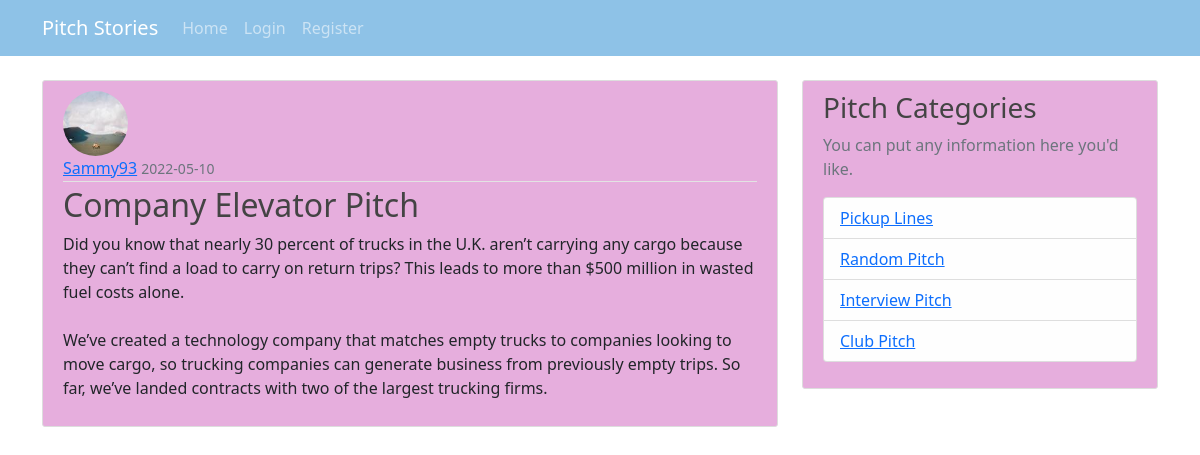
The app's page /post/4 with its own data.
### app/models.py (models this page shows, shortened)
class User(db.Model, UserMixin):
    id = db.Column(db.Integer, primary_key= True)
    username = db.Column(db.String(20), unique= True,nullable= False )
    email = db.Column(db.String(120), unique = True, nullable = False)
    image_file = db.Column(db.String(20),nullable= False, default = 'default.jpg')
    password = db.Column(db.String(60), nullable = False)
    posts = db.relationship('Post', backref= 'author', lazy= True)

class Post(db.Model):
    id = db.Column(db.Integer, primary_key=True)
    title = db.Column(db.String(100), nullable=False)
    date_posted = db.Column(db.DateTime, nullable=False, default=datetime.utcnow)
    content = db.Column(db.Text, nullable=False)
    user_id = db.Column(db.Integer, db.ForeignKey('user.id'), nullable=False)

### app/views.py (the view)
@app.route('/post/<int:post_id>')
def post(post_id):
    post = Post.query.get_or_404(post_id)
    return render_template('post.html', title=post.title, post=post)

### app/templates/post.html (shortened to what this page needs)
{% extends 'base.html'%}
{%block content%}
<article class="media content-section">
    <img class="rounded-circle article-img" src="{{ url_for('static', filename='profile_pics/' + post.author.image_file) }}">
    <div class="media-body">
      <div class="article-metadata">
        <a class="mr-2" href="#">{{ post.author.username }}</a>
        <small class="text-muted">{{ post.date_posted.strftime('%Y-%m-%d') }}</small>
      </div>
      <h2 class="article-title">{{ post.title }}</h2>
      <p class="article-content">{{ post.content }}</p>
    </div>
  </article>
{% endblock content %}

### app/static/css/index.css (style rules this page uses)
body { background: #a2ccc8; color: #333333; margin-top: 5rem; }
h1, h2, h3, h4, h5, h6 { color: #444444; }
.content-section { background: #e6aedd; padding: 10px 20px; border: 1px solid #dddddd; border-radius: 3px; margin-bottom: 20px; }
.article-title { color: #444444; }
.article-content { white-space: pre-line; }
.article-img { height: 65px; width: 65px; margin-right: 16px; }
.article-metadata { padding-bottom: 1px; margin-bottom: 4px; border-bottom: 1px solid #e3e3e3 }

### records on screen
User: image_file (picture), author.username "Sammy93"
Post: date_posted "2022-05-10", title "Company Elevator Pitch", content "Did you know that nearly 30 percent of trucks in the U.K. aren’t carrying any cargo because they can’t find a load to carry on return trips? This leads to more than $500 million in wasted fuel costs alone. We’ve created a technology company that matches empty trucks to companies looking to move cargo, so trucking companies can generate business from previously empty trips. So far, we’ve landed contracts with two of the largest trucking firms."
